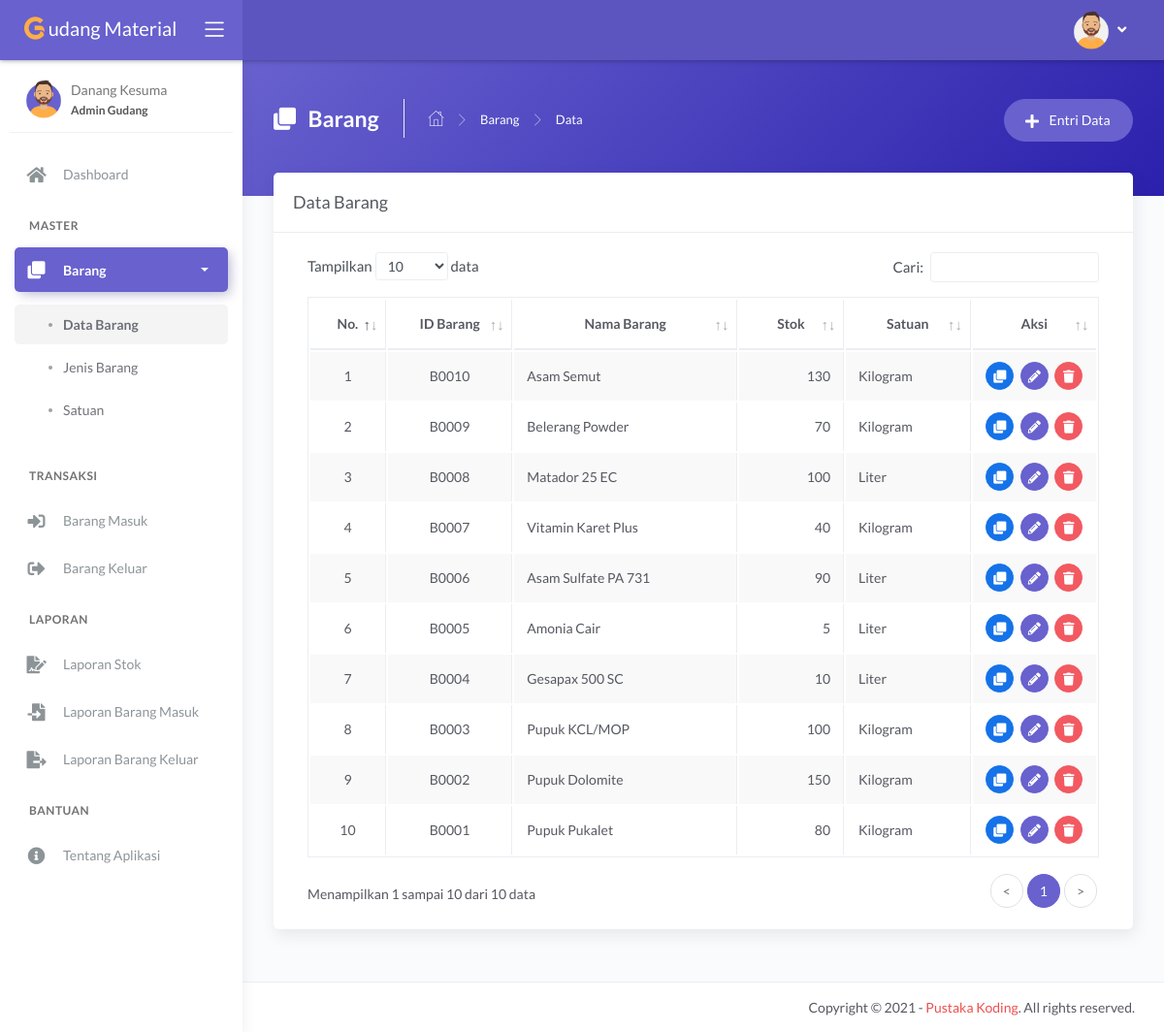
Screenshot of /main.php?module=barang (signed in) with the database file from the repository.
### tables this page shows
CREATE TABLE `tbl_barang` (
  `id_barang` varchar(5) NOT NULL,
  `nama_barang` varchar(100) NOT NULL,
  `jenis` int(11) NOT NULL,
  `stok_minimum` int(11) NOT NULL,
  `stok` int(11) NOT NULL DEFAULT '0',
  `satuan` int(11) NOT NULL,
  `foto` varchar(100) DEFAULT NULL
);

CREATE TABLE `tbl_satuan` (
  `id_satuan` int(11) NOT NULL,
  `nama_satuan` varchar(30) NOT NULL
);

### modules/barang/tampil_data.php (the view, shortened to what this page needs)
<?php
if (basename($_SERVER['PHP_SELF']) === basename(__FILE__)) {
    header('location: 404.html');
}
else {
?>
    <div class="panel-header bg-secondary-gradient">
        <div class="page-inner py-45">
            <div class="d-flex align-items-left align-items-md-top flex-column flex-md-row">
                <div class="page-header text-white">
                    <h4 class="page-title text-white"><i class="fas fa-clone mr-2"></i> Barang</h4>
                    <ul class="breadcrumbs">
                        <li class="nav-home"><a href="?module=dashboard"><i class="flaticon-home text-white"></i></a></li>
                        <li class="separator"><i class="flaticon-right-arrow"></i></li>
                        <li class="nav-item"><a href="?module=barang" class="text-white">Barang</a></li>
                        <li class="separator"><i class="flaticon-right-arrow"></i></li>
                        <li class="nav-item"><a>Data</a></li>
                    </ul>
                </div>
                <div class="ml-md-auto py-2 py-md-0">
                    <a href="?module=form_entri_barang" class="btn btn-secondary btn-round">
                        <span class="btn-label"><i class="fa fa-plus mr-2"></i></span> Entri Data
                    </a>
                </div>
            </div>
        </div>
    </div>
    <div class="page-inner mt--5">
        <div class="card">
            <div class="card-header">
                <div class="card-title">Data Barang</div>
            </div>
            <div class="card-body">
                <div class="table-responsive">
                    <table id="basic-datatables" class="display table table-bordered table-striped table-hover">
                        <thead>
                            <tr>
                                <th class="text-center">No.</th>
                                <th class="text-center">ID Barang</th>
                                <th class="text-center">Nama Barang</th>
                                <th class="text-center">Stok</th>
                                <th class="text-center">Satuan</th>
                                <th class="text-center">Aksi</th>
                            </tr>
                        </thead>
                        <tbody>
                            <?php
                            $no = 1;
                            $query = mysqli_query($mysqli, "SELECT a.id_barang, a.nama_barang, a.stok, a.satuan, b.nama_satuan
                                                            FROM tbl_barang as a INNER JOIN tbl_satuan as b ON a.satuan=b.id_satuan
                                                            ORDER BY a.id_barang DESC")
                                                            or die('Ada kesalahan pada query tampil data : ' . mysqli_error($mysqli));
                            while ($data = mysqli_fetch_assoc($query)) { ?>
                                <tr>
                                    <td width="50" class="text-center"><?php echo $no++; ?></td>
                                    <td width="100" class="text-center"><?php echo $data['id_barang']; ?></td>
                                    <td width="200"><?php echo $data['nama_barang']; ?></td>
                                    <td width="80" class="text-right"><?php echo $data['stok']; ?></td>
                                    <td width="100"><?php echo $data['nama_satuan']; ?></td>
                                    <td width="100" class="text-center">
                                        <div>
                                            <a href="?module=tampil_detail_barang&id=<?php echo $data['id_barang']; ?>" class="btn btn-icon btn-round btn-primary btn-sm mr-md-1" data-toggle="tooltip" data-placement="top" title="Detail">
                                                <i class="fas fa-clone fa-sm"></i>
                                            </a>
                                            <a href="?module=form_ubah_barang&id=<?php echo $data['id_barang']; ?>" class="btn btn-icon btn-round btn-secondary btn-sm mr-md-1" data-toggle="tooltip" data-placement="top" title="Ubah">
                                                <i class="fas fa-pencil-alt fa-sm"></i>
                                            </a>
                                            <a href="modules/barang/proses_hapus.php?id=<?php echo $data['id_barang']; ?>" onclick="return confirm('Anda yakin ingin menghapus data barang <?php echo $data['nama_barang']; ?>?')" class="btn btn-icon btn-round btn-danger btn-sm" data-toggle="tooltip" data-placement="top" title="Hapus">
                                                <i class="fas fa-trash fa-sm"></i>
                                            </a>
                                        </div>
                                    </td>
                                </tr>
                            <?php } ?>
                        </tbody>
                    </table>
                </div>
            </div>
        </div>
    </div>
<?php } ?>

### rows the page displays
tbl_barang: id_barang "B0010", nama_barang "Asam Semut", stok "130", tbl_satuan.nama_satuan "Kilogram"
tbl_barang: id_barang "B0009", nama_barang "Belerang Powder", stok "70", tbl_satuan.nama_satuan "Kilogram"
tbl_barang: id_barang "B0008", nama_barang "Matador 25 EC", stok "100", tbl_satuan.nama_satuan "Liter"
tbl_barang: id_barang "B0007", nama_barang "Vitamin Karet Plus", stok "40", tbl_satuan.nama_satuan "Kilogram"
tbl_barang: id_barang "B0006", nama_barang "Asam Sulfate PA 731", stok "90", tbl_satuan.nama_satuan "Liter"
tbl_barang: id_barang "B0005", nama_barang "Amonia Cair", stok "5", tbl_satuan.nama_satuan "Liter"
tbl_barang: id_barang "B0004", nama_barang "Gesapax 500 SC", stok "10", tbl_satuan.nama_satuan "Liter"
tbl_barang: id_barang "B0003", nama_barang "Pupuk KCL/MOP", stok "100", tbl_satuan.nama_satuan "Kilogram"
tbl_barang: id_barang "B0002", nama_barang "Pupuk Dolomite", stok "150", tbl_satuan.nama_satuan "Kilogram"
tbl_barang: id_barang "B0001", nama_barang "Pupuk Pukalet", stok "80", tbl_satuan.nama_satuan "Kilogram"

### other values shown
$_SESSION['nama_user'] "Danang Kesuma"
$_SESSION['hak_akses'] "Admin Gudang"
